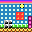

Tiled map render using the project's own tile images. Description and the whole map definition, tile-layer contents included, below:
An orthogonal 8x8 tile map with 4x4 px tiles, 1 tile layer (Tile Layer 1).

<map version="1.0" orientation="orthogonal" renderorder="right-down" width="8" height="8" tilewidth="4" tileheight="4" nextobjectid="1">
 <tileset firstgid="1" name="tiles" tilewidth="4" tileheight="4" tilecount="8" columns="4">
  <image source="tiles.png" trans="ff00ff" width="16" height="8" />
 </tileset>
 <layer name="Tile Layer 1" width="8" height="8">
  <data encoding="csv">
8,8,8,8,8,8,8,8,
1,1,1,1,1,4,1,1,
1,1,1,1,1,1,1,1,
1,1,1,1,2,2,1,1,
1,1,1,1,2,2,1,5,
1,6,6,1,1,1,1,5,
3,6,6,3,3,3,3,5,
7,7,7,7,7,7,7,7
</data>
 </layer>
</map>